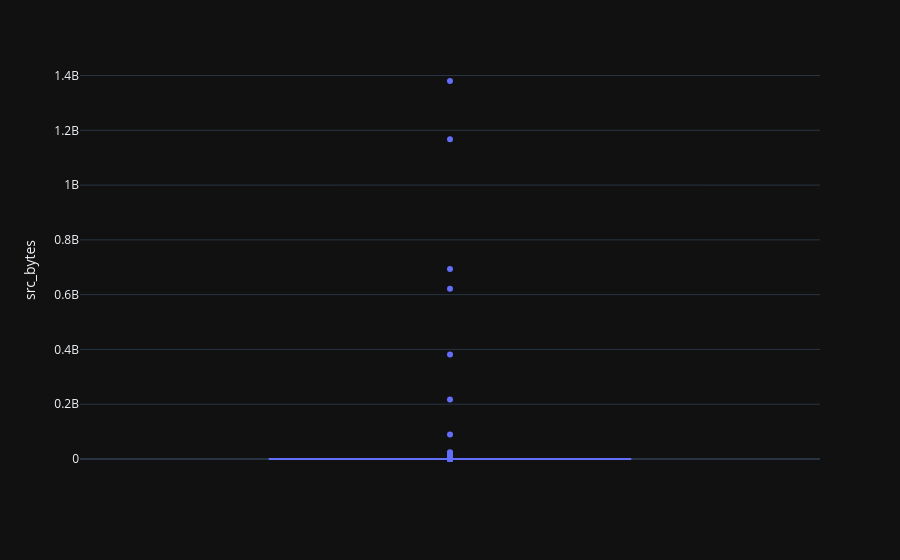

The code cell stored with this chart in its notebook:
### Code cell
fig = px.box(data, y='src_bytes')
fig.show()

### Figure 1 — Plotly figure (JSON) as saved in the notebook; plotly's stock layout.template omitted (floating-point values rounded to 4 significant figures; data arrays with more than 128 entries replaced by an {"elided": "..."} marker saying what was removed)
{"data": [{"alignmentgroup": "True", "hovertemplate": "src_bytes=%{y}<extra></extra>", "legendgroup": "", "marker": {"color": "#636efa"}, "name": "", "notched": false, "offsetgroup": "", "orientation": "v", "showlegend": false, "x0": " ", "xaxis": "x", "y": {"elided": "125972 int values"}, "y0": " ", "yaxis": "y", "type": "box"}], "layout": {"xaxis": {"anchor": "y", "domain": [0.0, 1.0]}, "yaxis": {"anchor": "x", "domain": [0.0, 1.0], "title": {"text": "src_bytes"}}, "legend": {"tracegroupgap": 0}, "margin": {"t": 60}, "boxmode": "group"}}
